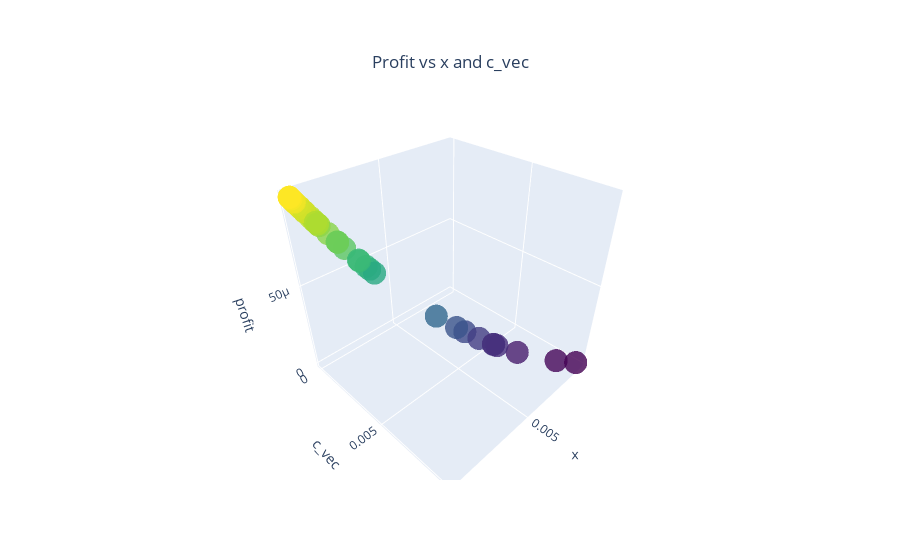

Source (notebook cell):
### Code cell
# create 3D scatter plot with colors based on profit values
fig = go.Figure(data=[go.Scatter3d(x=result.x, y=c_vec, z=profit,
                                   mode='markers',
                                   marker=dict(color=profit, colorscale='Viridis', opacity=0.8)
                                   )])

# add axis labels and title
fig.update_layout(scene=dict(xaxis_title='x',
                             yaxis_title='c_vec',
                             zaxis_title='profit'),
                  title=dict(text='Profit vs x and c_vec', x=0.5, y=0.9))

fig.show()
